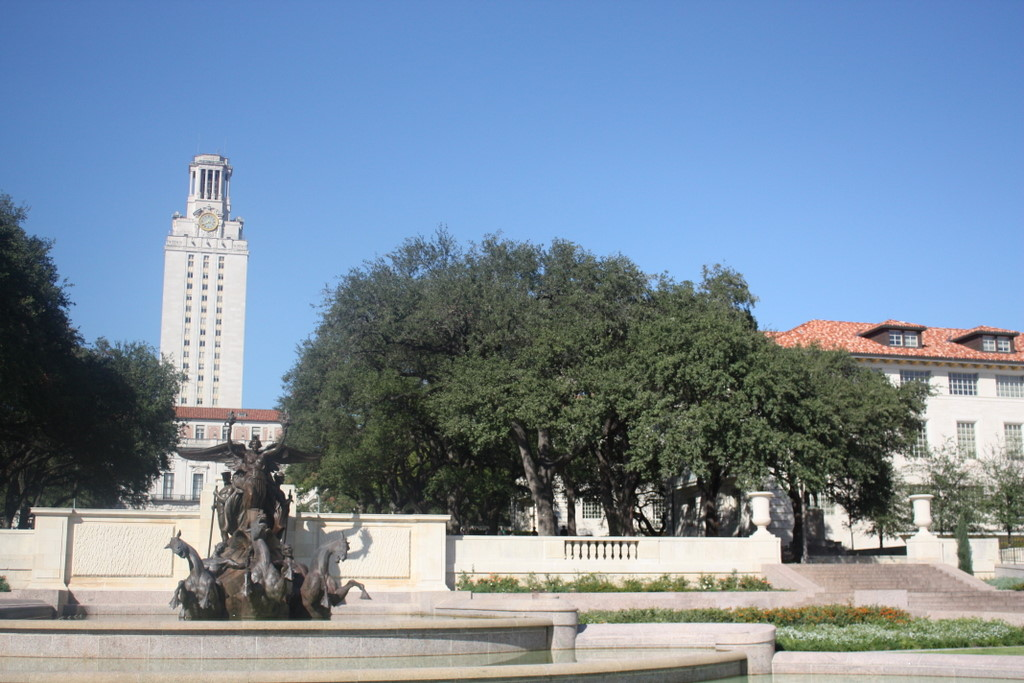
#> input picture Two and multiple Image stitching/uttower_left.JPG, 1024 x 683 px
$ python twoImageBlending.py
#> lines starting #> are read from the running program, lines starting #| are printed output that depends on the picture
import cv2
import numpy as np
from random import randrange

def blend_images(img1, img2, mask):
    # Generate Laplacian pyramids for the images
    L_pyr_img1 = cv2.buildLaplacianPyramid(img1, (3, 3))
    L_pyr_img2 = cv2.buildLaplacianPyramid(img2, (3, 3))

    # Generate Gaussian pyramid for the mask
    G_pyr_mask = cv2.buildPyramid(mask, (3, 3))

    # Combine the Laplacian pyramids using the mask
    blended_pyr = []
    for la1, la2, gm in zip(L_pyr_img1, L_pyr_img2, G_pyr_mask):
        blended_pyr.append(gm * la1 + (1 - gm) * la2)

    # Collapse the blended pyramid to get the final blended image
    blended_image = cv2.collapseLaplacianPyramid(blended_pyr)

    return blended_image

# Load your images
img1 = cv2.imread('uttower_left.JPG')
#> img1 is the input picture: shape (683, 1024, 3); mean B, G, R 159, 140, 121.7
img2 = cv2.imread('uttower_right.JPG')
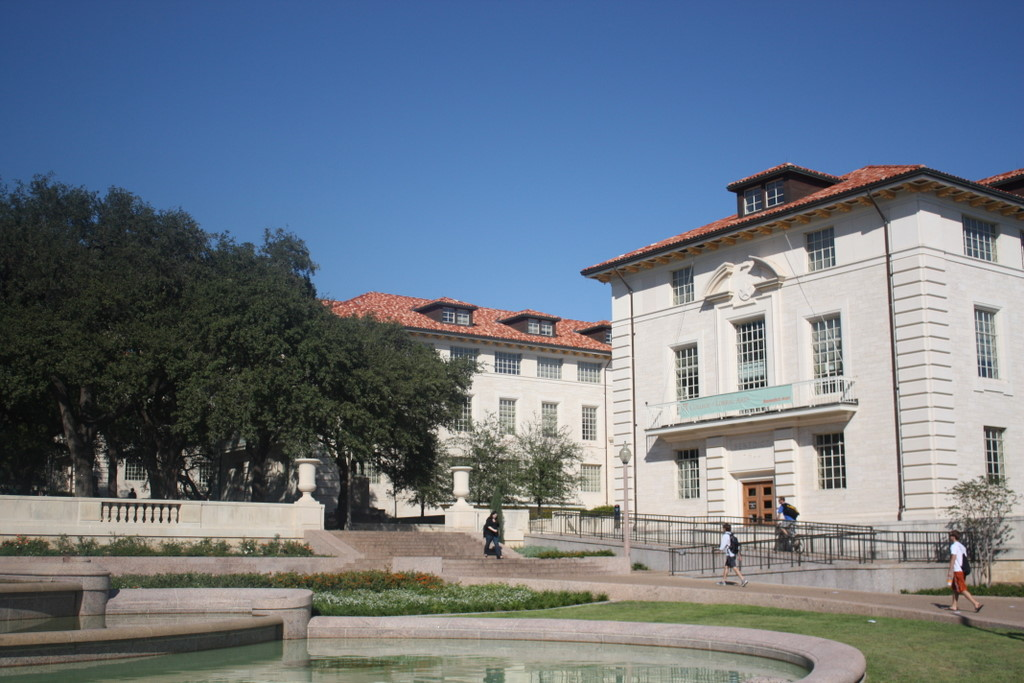
#> input picture Two and multiple Image stitching/uttower_right.JPG, 1024 x 683 px
#> img2 is the input picture: shape (683, 1024, 3); mean B, G, R 132, 118.9, 107.7

# Convert images to grayscale
gray_img1 = cv2.cvtColor(img1, cv2.COLOR_BGR2GRAY)
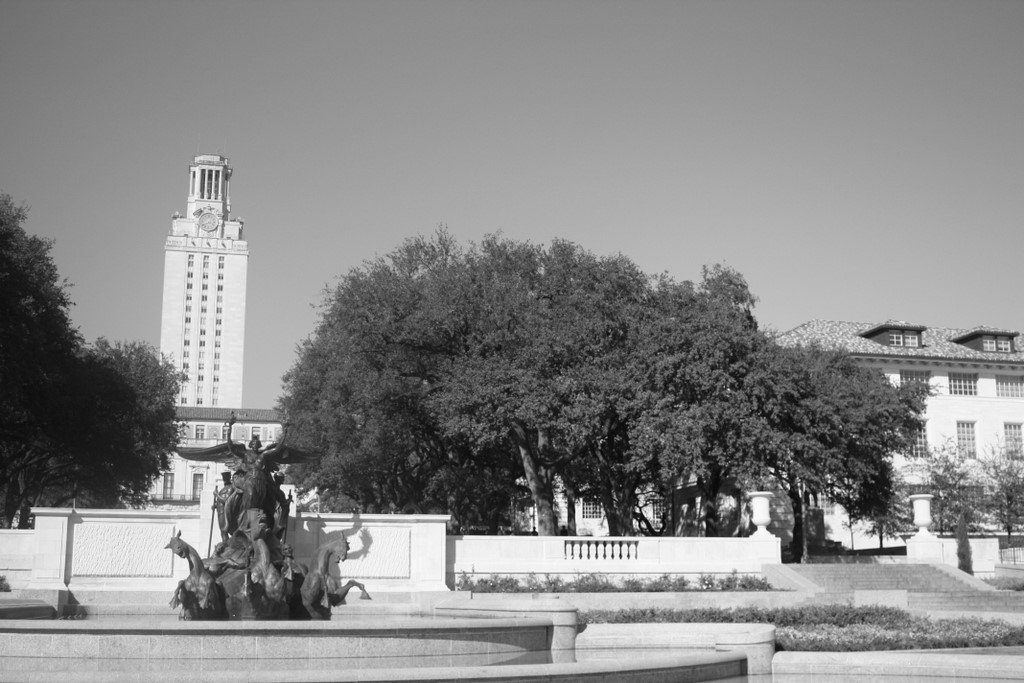
#> gray_img1: shape (683, 1024); min 2, max 255, mean 136.7
gray_img2 = cv2.cvtColor(img2, cv2.COLOR_BGR2GRAY)
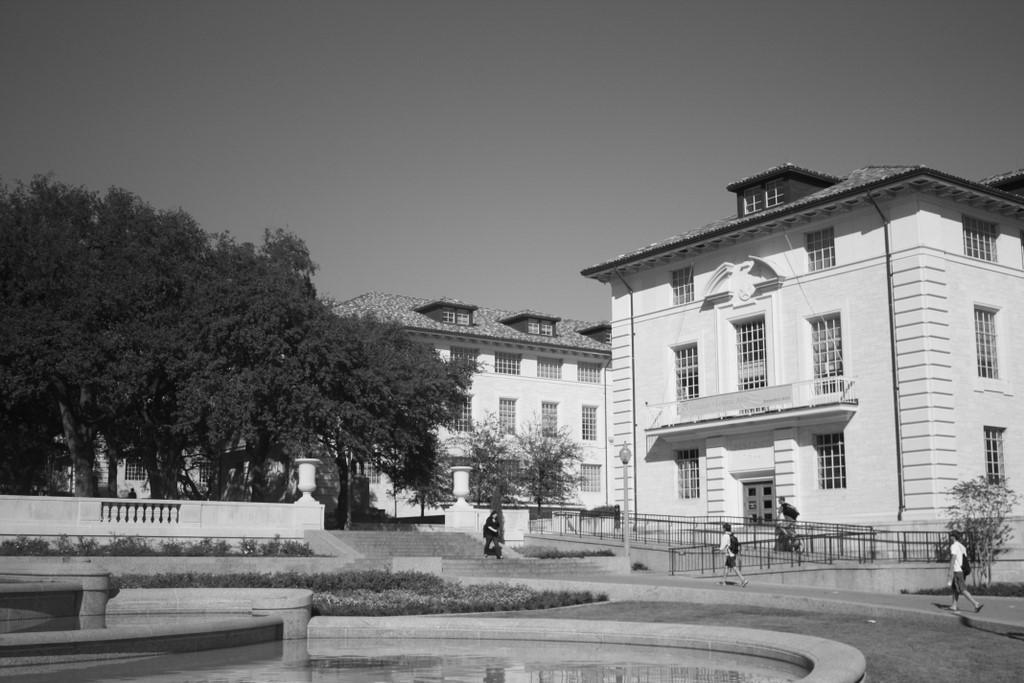
#> gray_img2: shape (683, 1024); min 3, max 253, mean 117

# Perform feature matching (your existing code)
sift = cv2.SIFT_create()
kp1, des1 = sift.detectAndCompute(gray_img1, None)
#> kp1 = 5314 keypoints; strongest (x, y, size): (620, 556, 2.4), (612, 556, 2.2), (698, 499, 3.5), (534, 528, 1.9)
kp2, des2 = sift.detectAndCompute(gray_img2, None)
#> kp2 = 4195 keypoints; strongest (x, y, size): (958, 550, 9.6), (490, 527, 2), (376, 451, 1.8), (440, 520, 6.8)

bf = cv2.BFMatcher()
matches = bf.knnMatch(des1, des2, k=2)
#> matches = 5314 matches

good = []
for m in matches:
    if m[0].distance < 0.5 * m[1].distance:
        good.append(m)
#> after the loop, good = 724 matches
matches = np.asarray(good)

# Check if enough keypoints are found
if len(matches[:, 0]) >= 4:
    src = np.float32([kp1[m.queryIdx].pt for m in matches[:, 0]]).reshape(-1, 1, 2)
#> src = 724 rows, first 8: [467.8, 265.7], [481.5, 253.5], [481.5, 253.5], [484.1, 428.1], [489, 405], [489, 405], [494, 617.1], [494, 617.1]
    dst = np.float32([kp2[m.trainIdx].pt for m in matches[:, 0]]).reshape(-1, 1, 2)
#> dst = 724 rows, first 8: [12.75, 206.4], [28.91, 194.8], [28.91, 194.8], [19.79, 380.9], [27.06, 356.7], [27.06, 356.7], [17.56, 581.7], [17.56, 581.7]

    H, _ = cv2.findHomography(src, dst, cv2.RANSAC, 5.0)
#> H = [[1.3, -0.0729, -574.5], [0.169, 1.22, -168.4], [0.000278, 2.4e-05, 1]]
else:
    raise AssertionError("Can't find enough keypoints.")

# Warp the images using the homography matrix
resultant_stitched_panorama = cv2.warpPerspective(img1, H, (img2.shape[1] + img1.shape[1], img2.shape[0]))
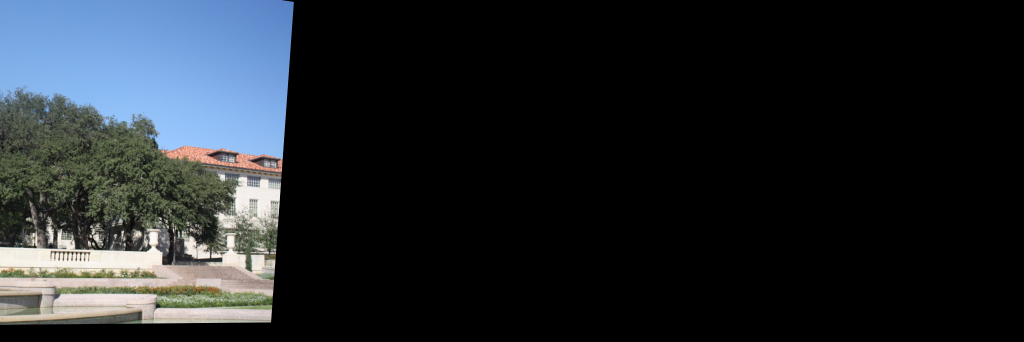
#> resultant_stitched_panorama: shape (683, 2048, 3) (shown at 1/2 size); mean B, G, R 41.1, 36.9, 32.2

# Create a mask for blending
mask = np.zeros_like(resultant_stitched_panorama)
mask[:, :img2.shape[1]] = 1

# Blend the images
#> (the run stopped early here; a loop or call above may not have finished)
